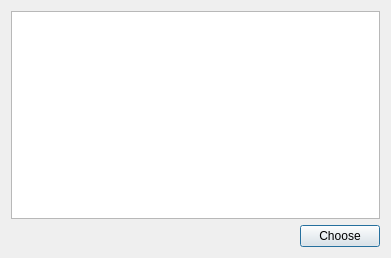
<?xml version="1.0" encoding="UTF-8"?>
<ui version="4.0">
 <class>otherEquipmentChooseDialog</class>
 <widget class="QDialog" name="otherEquipmentChooseDialog">
  <property name="geometry">
   <rect>
    <x>0</x>
    <y>0</y>
    <width>391</width>
    <height>258</height>
   </rect>
  </property>
  <property name="windowTitle">
   <string>Dialog</string>
  </property>
  <layout class="QVBoxLayout" name="verticalLayout">
   <item>
    <widget class="QTableWidget" name="otherEquipmentShowTableWidget"/>
   </item>
   <item>
    <layout class="QHBoxLayout" name="horizontalLayout">
     <item>
      <spacer name="horizontalSpacer">
       <property name="orientation">
        <enum>Qt::Horizontal</enum>
       </property>
       <property name="sizeHint" stdset="0">
        <size>
         <width>40</width>
         <height>20</height>
        </size>
       </property>
      </spacer>
     </item>
     <item>
      <widget class="QPushButton" name="choosePushButton">
       <property name="text">
        <string>Choose</string>
       </property>
      </widget>
     </item>
    </layout>
   </item>
  </layout>
 </widget>
 <resources/>
 <connections/>
</ui>
